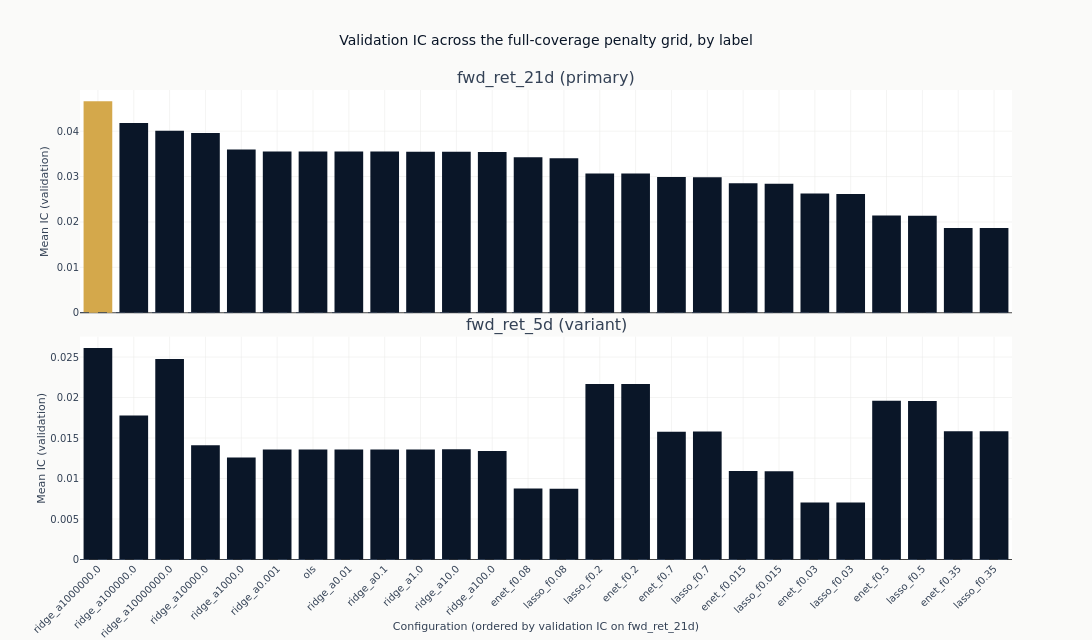

Source (notebook cell):
### Markdown cell above
### How the penalty grid ranks

One panel per label, so the same grid can be read at each horizon. Only the configurations
measured on all of their own label's validation dates are charted; any partial-coverage ones
are in the table above with `full_coverage` false, and are left out here because their IC would
be an average over a different set of dates. The zero line is the reference that matters: a bar
below it is a model whose ranking pointed the wrong way out of sample.

**Each panel has its own vertical scale**, because the horizons do not produce ICs of the same
size and a shared scale would flatten the smaller panel to a line. Read a panel for the shape
of its ranking, and the numbers rather than the bar heights when comparing panels.

**The configurations are in the same order in both panels**, that order being their ranking on
the primary label. Sorting each panel independently would put a different configuration at each
left edge and make the panels look alike whatever the numbers did. Held in one order, a panel
that slopes down from left to right is a horizon that ranks the grid the way the primary label
does, and a panel that does not is one where the penalty that works at one horizon does not
work at another.

### Code cell
def compact(params: str) -> str:
    """Render declared parameters for a title: `alpha=1000000.0` reads as `alpha=1e+06`."""
    return re.sub(r"\d+\.?\d*(?:[eE][+-]?\d+)?", lambda m: f"{float(m.group()):g}", params)


primary = primary_label(study)
full = catalog.filter("full_coverage")
charted = sorted(set(full.get_column("label")))
# The primary label leads when it was fitted. A subset run that leaves it out orders the panels
# by whichever label it did fit rather than by one that is not there.
panel_labels = [label for label in [primary] if label in charted] + [
    label for label in charted if label != primary
]
order_label = panel_labels[0]
config_order = (
    full.filter(pl.col("label") == order_label)
    .sort("ic_mean", descending=True)
    .get_column("config_name")
    .to_list()
)
leader = full.sort("ic_mean", descending=True).row(0, named=True)

fig_ic = make_subplots(
    rows=len(panel_labels),
    cols=1,
    shared_xaxes=True,
    vertical_spacing=0.05,
    subplot_titles=[
        f"{label} ({'primary' if label == primary else 'variant'})" for label in panel_labels
    ],
)
for row, label in enumerate(panel_labels, start=1):
    panel = full.filter(pl.col("label") == label)
    fig_ic.add_trace(
        go.Bar(
            x=panel.get_column("config_name").to_list(),
            y=panel.get_column("ic_mean").to_list(),
            marker_color=[
                COLORS["amber"]
                if (name, label) == (leader["config_name"], leader["label"])
                else COLORS["blue"]
                for name in panel.get_column("config_name")
            ],
        ),
        row=row,
        col=1,
    )
    fig_ic.add_hline(
        y=0, line_width=1, line_dash="dash", line_color=COLORS["neutral"], row=row, col=1
    )
    fig_ic.update_yaxes(title_text="Mean IC (validation)", row=row, col=1)
fig_ic.update_xaxes(
    categoryorder="array",
    categoryarray=config_order,
    tickangle=-45,
    title_text=f"Configuration (ordered by validation IC on {order_label})",
    row=len(panel_labels),
    col=1,
)
fig_ic.update_layout(
    title="Validation IC across the full-coverage penalty grid, by label",
    height=320 * len(panel_labels),
    width=1100,
    showlegend=False,
    margin=dict(t=90),
)
# The spans are computed rather than described, so the alt text cannot drift from the figure.
panel_ic = {
    label: full.filter(pl.col("label") == label).get_column("ic_mean") for label in panel_labels
}
panel_spans = ", ".join(
    f"{label} from {panel_ic[label].min():+.3f} to {panel_ic[label].max():+.3f}"
    for label in panel_labels
)
show_plotly_with_alt(
    fig_ic,
    "Stacked bar charts of mean validation information coefficient across the linear penalty "
    "grid, one panel per label and the configurations in the same order in each, that order "
    f"being their ranking on {order_label}. Each panel carries a dashed zero line and its own "
    f"vertical scale, spanning {panel_spans}. The highest bar anywhere is "
    f"{leader['config_name']} ({compact(leader['params'])}) on {leader['label']} at IC "
    f"{leader['ic_mean']:+.3f}, highlighted in amber.",
)

### Figure 1 — Plotly figure (JSON) as saved in the notebook; plotly's stock layout.template omitted (floating-point values rounded to 4 significant figures)
{"data": [{"marker": {"color": ["#D4A84B", "#0a1628", "#0a1628", "#0a1628", "#0a1628", "#0a1628", "#0a1628", "#0a1628", "#0a1628", "#0a1628", "#0a1628", "#0a1628", "#0a1628", "#0a1628", "#0a1628", "#0a1628", "#0a1628", "#0a1628", "#0a1628", "#0a1628", "#0a1628", "#0a1628", "#0a1628", "#0a1628", "#0a1628", "#0a1628"]}, "type": "bar", "x": ["ridge_a1000000.0", "ridge_a100000.0", "ridge_a10000000.0", "ridge_a10000.0", "ridge_a1000.0", "ridge_a0.001", "ols", "ridge_a0.01", "ridge_a0.1", "ridge_a1.0", "ridge_a10.0", "ridge_a100.0", "enet_f0.08", "lasso_f0.08", "lasso_f0.2", "enet_f0.2", "enet_f0.7", "lasso_f0.7", "enet_f0.015", "lasso_f0.015", "enet_f0.03", "lasso_f0.03", "enet_f0.5", "lasso_f0.5", "enet_f0.35", "lasso_f0.35"], "xaxis": "x", "y": [0.04662, 0.04183, 0.0401, 0.03958, 0.03599, 0.03551, 0.03551, 0.03551, 0.0355, 0.03547, 0.03546, 0.03543, 0.03428, 0.03406, 0.0307, 0.03066, 0.02993, 0.02988, 0.02852, 0.0284, 0.02629, 0.02616, 0.02141, 0.02137, 0.01868, 0.01865], "yaxis": "y"}, {"marker": {"color": ["#0a1628", "#0a1628", "#0a1628", "#0a1628", "#0a1628", "#0a1628", "#0a1628", "#0a1628", "#0a1628", "#0a1628", "#0a1628", "#0a1628", "#0a1628", "#0a1628", "#0a1628", "#0a1628", "#0a1628", "#0a1628", "#0a1628", "#0a1628", "#0a1628", "#0a1628", "#0a1628", "#0a1628", "#0a1628", "#0a1628"]}, "type": "bar", "x": ["ridge_a1000000.0", "ridge_a10000000.0", "lasso_f0.2", "enet_f0.2", "enet_f0.5", "lasso_f0.5", "ridge_a100000.0", "enet_f0.35", "lasso_f0.35", "lasso_f0.7", "enet_f0.7", "ridge_a10000.0", "ridge_a10.0", "ridge_a0.001", "ols", "ridge_a0.01", "ridge_a0.1", "ridge_a1.0", "ridge_a100.0", "ridge_a1000.0", "enet_f0.015", "lasso_f0.015", "enet_f0.08", "lasso_f0.08", "enet_f0.03", "lasso_f0.03"], "xaxis": "x2", "y": [0.02613, 0.02475, 0.02167, 0.02166, 0.01959, 0.01958, 0.01778, 0.01584, 0.01583, 0.01579, 0.01579, 0.01411, 0.01361, 0.0136, 0.0136, 0.01359, 0.01359, 0.01358, 0.01341, 0.0126, 0.01092, 0.01091, 0.008763, 0.008741, 0.007033, 0.00703], "yaxis": "y2"}], "layout": {"annotations": [{"font": {"size": 16}, "showarrow": false, "text": "fwd_ret_21d (primary)", "x": 0.5, "xanchor": "center", "xref": "paper", "y": 1.0, "yanchor": "bottom", "yref": "paper"}, {"font": {"size": 16}, "showarrow": false, "text": "fwd_ret_5d (variant)", "x": 0.5, "xanchor": "center", "xref": "paper", "y": 0.475, "yanchor": "bottom", "yref": "paper"}], "height": 640, "margin": {"t": 90}, "shapes": [{"line": {"color": "#334155", "dash": "dash", "width": 1}, "type": "line", "x0": 0, "x1": 1, "xref": "x domain", "y0": 0, "y1": 0, "yref": "y"}, {"line": {"color": "#334155", "dash": "dash", "width": 1}, "type": "line", "x0": 0, "x1": 1, "xref": "x2 domain", "y0": 0, "y1": 0, "yref": "y2"}], "showlegend": false, "title": {"text": "Validation IC across the full-coverage penalty grid, by label"}, "width": 1100, "xaxis": {"anchor": "y", "domain": [0.0, 1.0], "matches": "x2", "showticklabels": false}, "xaxis2": {"anchor": "y2", "categoryarray": ["ridge_a1000000.0", "ridge_a100000.0", "ridge_a10000000.0", "ridge_a10000.0", "ridge_a1000.0", "ridge_a0.001", "ols", "ridge_a0.01", "ridge_a0.1", "ridge_a1.0", "ridge_a10.0", "ridge_a100.0", "enet_f0.08", "lasso_f0.08", "lasso_f0.2", "enet_f0.2", "enet_f0.7", "lasso_f0.7", "enet_f0.015", "lasso_f0.015", "enet_f0.03", "lasso_f0.03", "enet_f0.5", "lasso_f0.5", "enet_f0.35", "lasso_f0.35"], "categoryorder": "array", "domain": [0.0, 1.0], "tickangle": -45, "title": {"text": "Configuration (ordered by validation IC on fwd_ret_21d)"}}, "yaxis": {"anchor": "x", "domain": [0.525, 1.0], "title": {"text": "Mean IC (validation)"}}, "yaxis2": {"anchor": "x2", "domain": [0.0, 0.475], "title": {"text": "Mean IC (validation)"}}}}
